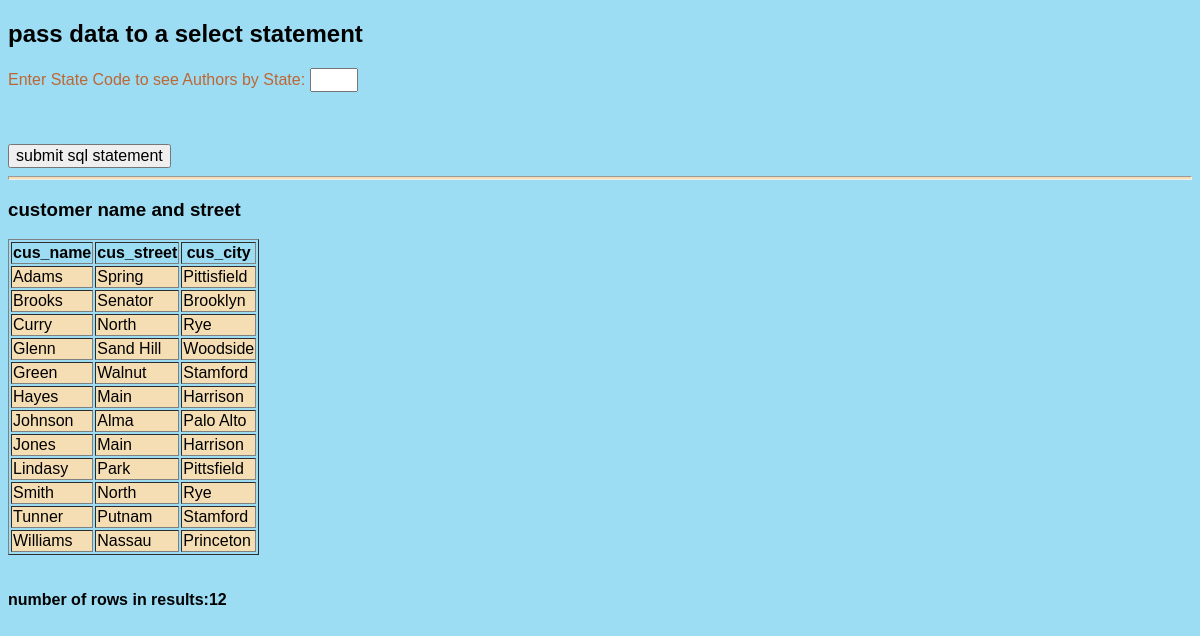
Screenshot of /pass_data_to_selcect.php with the database file from the repository.
### tables this page shows
CREATE TABLE IF NOT EXISTS `customer` (
  `cus_name` varchar(20) NOT NULL,
  `cus_street` varchar(30) NOT NULL,
  `cus_city` varchar(30) NOT NULL,
  PRIMARY KEY (`cus_name`)
);

### pass_data_to_selcect.php (the view, shortened to what this page needs)
<!doctype html>
<html>
<head>
<link rel="stylesheet" type="text/css" href="styles/tu12.css"/>
</head>
<body>
<form id="myform" method="post" action="<?php echo $_SERVER['PHP_SELF'];?>">
<h2>pass data to a select statement</h2>
<p>
Enter State Code to see Authors by State:
<input type='text' name='statecode' size='2'/>
</p>
<?php
 if(isset($_POST['statecode']))
 {
	 $statecode=$_POST['statecode'];
	 if(empty($statecode)){ $statecode='ALL';}
 }
	 else{
		 $statecode='ALL';
	 }
$sql_statement="SELECT cus_name,cus_street,cus_city ";
$sql_statement.="FROM customer ";
$sql_statement.="ORDER BY cus_name";
$result=mysql_query($sql_statement);
$outputDisplay="";
$rowcount=0;
if(!$result)
{
$outputDisplay.="<br/>MYSQL No:".mysql_errno();
$outputDisplay.="<br/>MYSQL Error:".mysql_error();
$outputDisplay.="<br/>SQL Statement:".$sql_statement;
$outputDisplay.="<br/>MYSQL Effected rows:".mysql_affected_rows()."<br/>";
}
else
{
		if($statecode=='ALL'){
		$outputDisplay="<h3>customer name and street</h3>";}
		else{
			$outputDisplay="<h3>customer who lives in".$statecode."</h3>";
		}
	$outputDisplay.='<table border=1 style="color:black;">';
	$outputDisplay.='<tr><th>cus_name</th><th>cus_street</th><th>cus_city</th></tr>';
	$numresult=mysql_num_rows($result);
	for($i=0;$i<$numresult;$i++)
	{
		if(!($i%2)==0)
		{
			$outputDisplay.="<tr style=\"background-color:#F5DEB3;\">";
		}
		else{
			$outputDisplay.="<tr style=\"background-color:#F5DEB3;\">";
		}
		$rowcount++;
		$row=mysql_fetch_array($result);
		$cus_name=$row['cus_name'];
		$cus_street=$row['cus_street'];
		$cus_city=$row['cus_city'];
		$outputDisplay.="<td>".$cus_name."</td>";
		$outputDisplay.="<td>".$cus_street."</td>";
		$outputDisplay.="<td>".$cus_city."</td>";
		$outputDisplay.="</tr>";
	}
	$outputDisplay.="</table>";
}
?>
<br /><br /><input type="submit" value="submit sql statement"/>
<hr size="4" style="background-color:#F5DEB3"; color:#F5DEB3;>
<?php
$outputDisplay.="<br/><br/><b>number of rows in results:$rowcount </b><br/><br/>";
echo $outputDisplay;
?>
</form>
</body>
</html>

### tu12.css (style rules this page uses)
body { font-family:arial,helvetica; color:black; background-color:#9DDDF4; }
p { font-size:16px; color:#BC6733; }
input { font-size:16px; }

### rows the page displays
customer: cus_name "Adams", cus_street "Spring", cus_city "Pittisfield"
customer: cus_name "Brooks", cus_street "Senator", cus_city "Brooklyn"
customer: cus_name "Curry", cus_street "North", cus_city "Rye"
customer: cus_name "Glenn", cus_street "Sand Hill", cus_city "Woodside"
customer: cus_name "Green", cus_street "Walnut", cus_city "Stamford"
customer: cus_name "Hayes", cus_street "Main", cus_city "Harrison"
customer: cus_name "Johnson", cus_street "Alma", cus_city "Palo Alto"
customer: cus_name "Jones", cus_street "Main", cus_city "Harrison"
customer: cus_name "Lindasy", cus_street "Park", cus_city "Pittsfield"
customer: cus_name "Smith", cus_street "North", cus_city "Rye"
customer: cus_name "Tunner", cus_street "Putnam", cus_city "Stamford"
customer: cus_name "Williams", cus_street "Nassau", cus_city "Princeton"

### other values shown
$rowcount "12"
